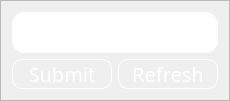
                         <widget class="QFrame" name="frame_20">
                          <property name="maximumSize">
                           <size>
                            <width>16777215</width>
                            <height>150</height>
                           </size>
                          </property>
                          <property name="frameShape">
                           <enum>QFrame::StyledPanel</enum>
                          </property>
                          <property name="frameShadow">
                           <enum>QFrame::Raised</enum>
                          </property>
                          <layout class="QGridLayout" name="gridLayout_8">
                           <item row="0" column="0" colspan="2">
                            <widget class="QLineEdit" name="lineEdit_first_2">
                             <property name="maximumSize">
                              <size>
                               <width>230</width>
                               <height>16777215</height>
                              </size>
                             </property>
                             <property name="font">
                              <font>
                               <family>century gothic</family>
                               <pointsize>20</pointsize>
                              </font>
                             </property>
                             <property name="styleSheet">
                              <string notr="true">color: rgb(255, 255, 255);
border:1px solid  rgb(255, 255, 255);
border-radius: 12px;
</string>
                             </property>
                             <property name="placeholderText">
                              <string>TSLA</string>
                             </property>
                            </widget>
                           </item>
                           <item row="1" column="0">
                            <widget class="QPushButton" name="btn_signup_add_2">
                             <property name="minimumSize">
                              <size>
                               <width>100</width>
                               <height>25</height>
                              </size>
                             </property>
                             <property name="maximumSize">
                              <size>
                               <width>100</width>
                               <height>16777215</height>
                              </size>
                             </property>
                             <property name="font">
                              <font>
                               <family>century gothic</family>
                               <pointsize>15</pointsize>
                              </font>
                             </property>
                             <property name="styleSheet">
                              <string notr="true">QPushButton
{
	background: transparent;
	border-radius: 10px;
	color: rgb(255, 255, 255);
	border: 1px solid rgb(255, 255, 255)
}

QPushButton:hover
{
	background-color: rgb(0, 170, 255);
}</string>
                             </property>
                             <property name="text">
                              <string>Submit</string>
                             </property>
                            </widget>
                           </item>
                           <item row="1" column="1">
                            <widget class="QPushButton" name="btn_signup_add_3">
                             <property name="minimumSize">
                              <size>
                               <width>100</width>
                               <height>25</height>
                              </size>
                             </property>
                             <property name="maximumSize">
                              <size>
                               <width>100</width>
                               <height>16777215</height>
                              </size>
                             </property>
                             <property name="font">
                              <font>
                               <family>century gothic</family>
                               <pointsize>15</pointsize>
                              </font>
                             </property>
                             <property name="styleSheet">
                              <string notr="true">QPushButton
{
	background: transparent;
	border-radius: 10px;
	color: rgb(255, 255, 255);
	border: 1px solid rgb(255, 255, 255)
}

QPushButton:hover
{
	background-color: rgb(0, 170, 255);
}</string>
                             </property>
                             <property name="text">
                              <string>Refresh</string>
                             </property>
                            </widget>
                           </item>
                          </layout>
                         </widget>
